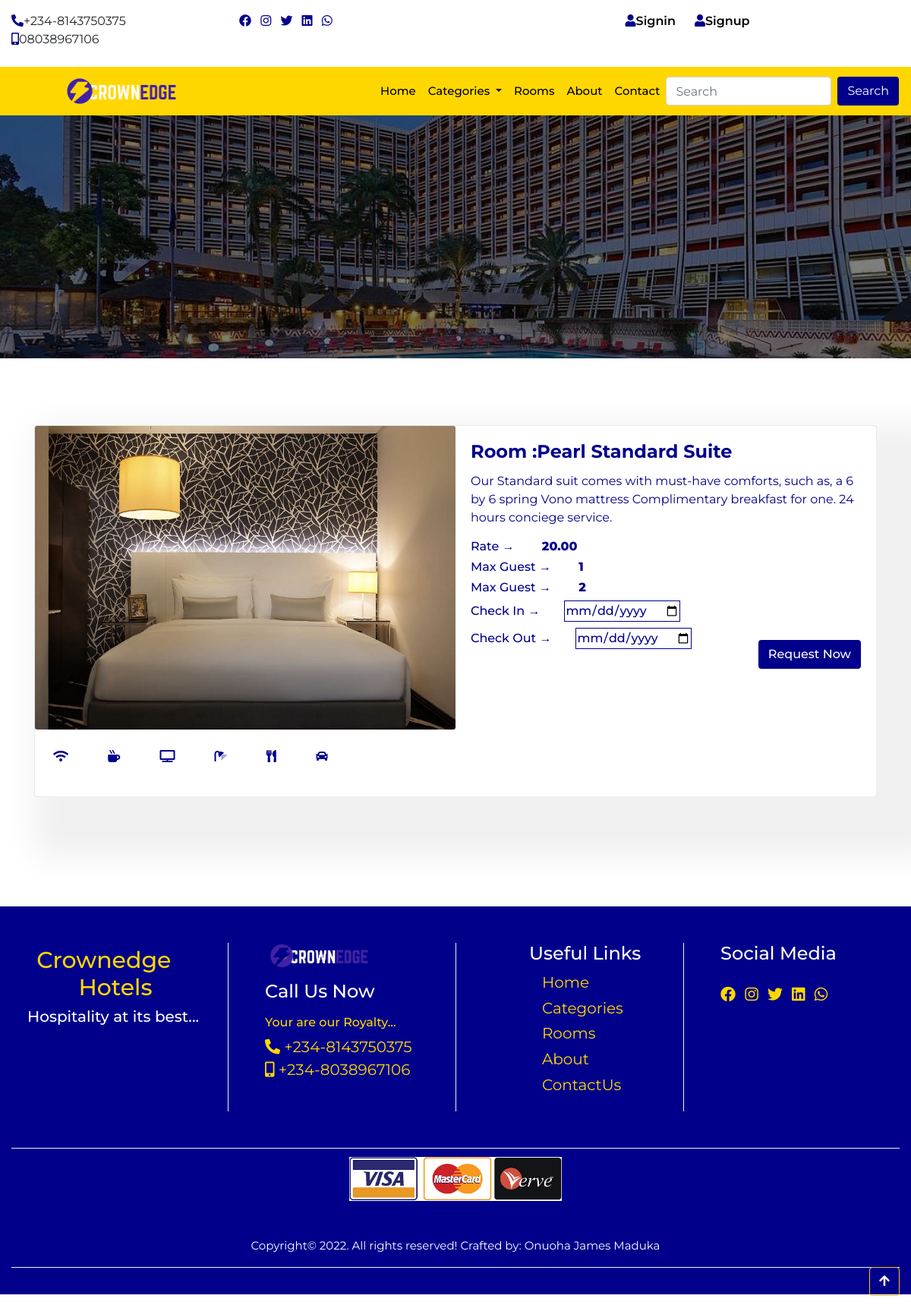
Page /details/2/pearl-standard-suite on the committed database.
### home/models.py (models this page shows, shortened)
class CompanyProfile(models.Model):
    name = models.CharField(max_length=50)
    keyword = models.CharField(max_length=150)
    description = models.CharField(max_length=150)
    logo = models.ImageField(upload_to='logo', blank=True, null=True)
    favicon = models.ImageField(upload_to='logo', blank=True, null=True, default='/favicon-96x96.png')
    carousel = models.ImageField(upload_to='carousel', blank=True, null=True)
    carousel2 = models.ImageField(upload_to='carousel', blank=True, null=True)
    carousel3 = models.ImageField(upload_to='carousel', blank=True, null=True)
    carousel4 = models.ImageField(upload_to='carousel', blank=True, null=True)
    banner = models.ImageField(upload_to='banner', blank=True, null=True)
    mobile = models.CharField(max_length=20)
    mobile2 = models.CharField(max_length=20)
    address = models.CharField(max_length=100)
    email = models.EmailField()
    website = models.URLField()
    about = models.TextField()
    about2 = models.TextField()
    copyright_year = models.CharField(max_length=4)
    class Meta:
        db_table = 'companyprofile'
        managed = True
        verbose_name = 'CompanyProfile'
        verbose_name_plural = 'CompanyProfile'

### room/models.py (models this page shows, shortened)
class Room(models.Model):
    category = models.ForeignKey(Category,on_delete= models.CASCADE)
    tag = models.CharField(max_length=50)
    room_no = models.IntegerField()
    slug = models.SlugField(unique=True)
    room_img = models.ImageField(upload_to='room', blank=True, null=True)
    description = models.TextField()
    rate = models.IntegerField()
    amenity = models.CharField(max_length=100)
    standard_suite = models.BooleanField(default=False)
    luxury_suite = models.BooleanField(default=False)
    deluxe_suite = models.BooleanField(default=False)
    royal_suite = models.BooleanField(default=False)
    min_guest = models.IntegerField()
    max_guest = models.IntegerField()
    available = models.BooleanField(default=True)
    created_at = models.DateTimeField(auto_now_add=True)
    updated_at = models.DateTimeField(auto_now=True)
    class Meta:
        db_table = 'room'
        managed = True
        verbose_name = 'Room'
        verbose_name_plural = 'Room'

### home/views.py (the view)
# urls.py: path('details/<str:id>/<slug:slug>', views.details, name='details'),
def details(request, id, slug):
    detail = Room.objects.get(pk = id)
    context = {
        'detail':detail,
    }
    return render(request, 'details.html', context)

### home/context_processor.py (called while the page is built)
def dropdown(request):
    categories = Category.objects.all()
    context = {
        'categories':categories
    }
    return context

def company(request):
    cprofile = CompanyProfile.objects.get(pk=1)
    context = {
        'cprofile':cprofile
    }
    return context

def cartcount(request):
    count = Booking.objects.filter(user__username = request.user.username, paid=False)
    itemcount = 0
    for item in count:
        itemcount += item.no_days
    context = {
        'itemcount': itemcount,
    }
    return context

### home/templatetags/sample_tags.py (called while the page is built)
@register.simple_tag
def intralink(main, link):
    return reverse(main) + '#' + link

### home/templates/details.html (shortened to what this page needs)
{% extends "base.html" %}
{% load humanize %}
{% block header %} {% include 'header.html' %} {% endblock header %}
{% block banner %} {% include 'banner.html' %} {% endblock banner %}
{% block content %}
<div class="container mt-4 mb-5">
    <div class="row pt-5 pb-5">
        <div class="col-12 col-sm-12 col-md-12 col-lg-12 h-100 mt-3">
            <div class="card mb-3 w-100 h-100">
                <div class="row no-gutters detail-box">
                    <div class="col-md-6 detimg">
                        <img src="{{detail.room_img.url}}" class="card-img w-100">
                    </div>
                    <div class="col-md-6">
                        <div class="card-body detail">
                            <h4 class="card-title">Room :{{detail.tag|title}}</h4>
                            <p class="card-text">{{detail.description}}</p>
                            <h6>Rate &RightArrow; <span> {{detail.rate|floatformat:2|intcomma}}</span></h6>
                            <h6>Max Guest &RightArrow; <span> {{detail.min_guest}}</span></h6>
                            <h6>Max Guest &RightArrow; <span> {{detail.max_guest}}</span></h6>
                            <form method="POST" action="{% url 'booking' %}">
                                <label for="">Check In      &RightArrow;<input type="date" name="checkin" required></label>
                                <label for="">Check Out &RightArrow;<input type="date" name="checkout" required></label>
                                <button type="submit" class="btn ml-5 mt-3 float-right detail-btn">Request Now</button>
                            </form>
                        </div>
                    </div>
                    <div class="features">
                      <ul class="list-inline">
                          <li class="list-inline-item m-4"><i class="fas fa-wifi"></i></li>
                          <li class="list-inline-item m-4"><i class="fas fa-mug-hot"></i></li>
                          <li class="list-inline-item m-4"><i class="fas fa-tv"></i></li>
                          <li class="list-inline-item m-4"><i class="fas fa-shower"></i></li>
                          <li class="list-inline-item m-4"><i class="fas fa-utensils"></i></li>
                          <li class="list-inline-item m-4"><i class="fas fa-car"></i></li>
                      </ul>
                    </div>
                </div>
            </div>
        </div>
    </div>
  </div>
{% endblock content %}
{% block footer %} {% include 'footer.html' %} {% endblock footer %}

### home/templates/header.html (shortened to what this page needs)
{% load sample_tags %}
<div class="container-fluid">
    <div class="row">
      <div class="col-12 col-sm-6 col-md-2 col-lg-3 mt-3 mb-2 hide">
        <ul class="list-inline">
          <li class="list-inline-item"><a href=""><i class="fas fa-phone-alt"></i></a><span>+234-8143750375</span></li>
          <li class="list-inline-item"><a href=""><i class="fas fa-mobile-alt"></i></a><span>08038967106</span></li>
        </ul>
      </div>
      <div class="col-12 col-sm-6 col-md-2 col-lg-3 mt-3 mb-2 hide">
        <ul class="list-inline">
          <li class="list-inline-item"><a href=""><i class="fab fa-facebook"></i></a></li>
          <li class="list-inline-item"><a href=""><i class="fab fa-instagram"></i></a></li>
          <li class="list-inline-item"><a href=""><i class="fab fa-twitter"></i></a></li>
          <li class="list-inline-item"><a href=""><i class="fab fa-linkedin"></i></a></li>
          <li class="list-inline-item"><a href=""><i class="fab fa-whatsapp"></i></a></li>
        </ul>
      </div>
      <div class="col-12 col-sm-12 col-md-8 col-lg-6 mt-3 mb-2 auth">
       <ul class="">
        {% if user.is_authenticated %}
          <li class=""><a href="{% url 'profile' %}" class="welcome">welcome,
            <span>
            {% if user.first_name %}
              {{request.user.first_name}}
            {% else %}
            {{request.user.user_name}}
          {% endif %}
          </span></i></a></li>
          <li class=""><a href="" class="welimg"><img src=""></a></li>
          <li class=""><a href="{% url 'profile' %}" class="user-btn"><span>profile</span></a></li>
          <li class=""><a href="{% url 'signout' %}" class="user-btn"><span>signout</span></a></li>
          <li class="">
            <a href="{% url 'booked' %}" class="user-btn">
              {% if itemcount > 0 %}
                <span class="badge badge-pill badge-info">
                  <i class="fas fa-bed"></i>
                  <span class="badge badge-pill badge-warning">{{itemcount}}</span>
                </span>
              {% else %}
                  <i class="fas fa-bed"></i></a></li>
              {% endif %}
            </a>
          </li>
        {% else %}
          <li class=""><a href="{% url 'signin' %}" class="user-btn"><i class="fas fa-user"></i><span>signin</span></a></li>
          <li class=""><a href="{% url 'signup' %}" class="user-btn"><i class="fas fa-user"></i><span>signup</span></a></li>
        {% endif %}
         </ul>
      </div>
    </div>
  </div>
      <nav class="navbar navbar-expand-lg navbar-light sticky-top">
        <a class="navbar-brand" href="{% url 'home' %}"><img src="{{cprofile.logo.url}}" alt=""></a>
        <div class="collapse navbar-collapse" id="navbarSupportedContent">
          <ul class="navbar-nav ml-auto">
            <li class="nav-item active">
              <a class="nav-link" href="{% url 'home' %}">home <span class="sr-only">(current)</span></a>
            </li>
            <li class="nav-item dropdown">
              <a class="nav-link dropdown-toggle" href="/index2.html" id="navbarDropdown" role="button" data-toggle="dropdown" aria-haspopup="true" aria-expanded="false">
                categories
              </a>
            </li>
            <li class="nav-item">
              <a class="nav-link" href="{% url 'rooms' %}">rooms</a>
            </li>
            <li class="nav-item">
              <a class="nav-link" href="{% intralink 'home' 'aboutus' %}">about</a>
            </li>
            <li class="nav-item">
              <a class="nav-link" href="{% intralink 'home' 'contact' %}">contact</a>
            </li>
          </ul>
          <form class="form-inline my-2 my-lg-0" action="{% url 'search' %}" method="POST">
            <input class="form-control mr-sm-2" name="search" type="search" placeholder="Search" aria-label="Search">
            <button class="btn form-btn" type="submit">Search</button>
          </form>
        </div>
      </nav>

### home/templates/footer.html
{% load sample_tags %}
<div class="footer">
    <div class="container-fluid footer2">
      <div class="row">
        <div class="col-12 col-sm-6 col-md-4 col-lg-3 foota-box">
          <h1>Crownedge <span style="margin-left: 15%;">Hotels</span></h1>
          <h4>Hospitality at its best...</h4>
        </div>
        <div class="col-12 col-sm-6 col-md-4 col-lg-3 foota-box2">
          <img src="{{cprofile.logo.url}}" alt="">
          <h4 class="mt-3 mb-3">Call Us Now</h4>
          <h6>Your are our Royalty...</h6>
          <ul class="list-unstyled">
            <li><a href=""><i class="fas fa-phone-alt"></i></a><span> +234-8143750375</span></li>
            <li><a href=""><i class="fas fa-mobile-alt"></i></a><span> +234-8038967106</span></li>
          </ul>
        </div>
        <div class="col-12 col-sm-6 col-md-4 col-lg-3 foota-box3">
          <h4>Useful Links</h4>
          <ul class="list-unstyled">
            <li><a href="{% url 'home' %}">Home</a></li>
            <li><a href="{% url 'categories'  %}">Categories</a></li>
            <li><a href="{% url 'rooms' %}">Rooms</a></li>
            <li><a href="{% intralink 'home' 'aboutus' %}">About</a></li>
            <li><a href="{% intralink 'home' 'contact' %}">ContactUs</a></li>
          </ul>
        </div>
        <div class="col-12 col-sm-6 col-md-12 col-lg-3 foota-box4">
          <h4 class="mb-4">Social Media</h4>
          <ul class="list-inline">
            <li class="list-inline-item"><a href=""><i class="fab fa-facebook"></i></a></li>
            <li class="list-inline-item"><a href=""><i class="fab fa-instagram"></i></a></li>
            <li class="list-inline-item"><a href=""><i class="fab fa-twitter"></i></a></li>
            <li class="list-inline-item"><a href=""><i class="fab fa-linkedin"></i></a></li>
            <li class="list-inline-item"><a href=""><i class="fab fa-whatsapp"></i></a></li>
          </ul>
        </div>
      </div>
      <div class="footer3">
        <a href="{% url 'rooms' %}"><img src="/media/logo/master_visa_logo.png" style="width: 280px;" alt="credit card logo"></a>
        <p class="mt-5"> Copyright&copy; 2022. All rights reserved! Crafted by: Onuoha James Maduka</p>
        <a href="{% url 'home' %}" class="btn btn-outline-warning float-right mb-3 text-white"><i class="fa fa-arrow-up" aria-hidden="true"></i></a>
  <div class="footer3">
      </div>
    </div>
  </div>

### home/static/css/style.css (style rules this page uses)
* { margin: 0px; padding: 0px; box-sizing: border-box; }
body { font-family: 'Montserrat', sans-serif; }
html { scroll-behavior: smooth; }
.hide a { color: darkblue; }
.user-btn { color: darkblue; font-weight: 400; padding-left: 1rem; padding-right: .3rem; }
.user-btn span { color: black; font-weight: 600; text-transform: capitalize; }
.auth { display: flex; justify-content: space-around; }
.auth li { display: inline; }
h1 { color: gold; }
.navbar { background: gold; }
#navbarSupportedContent a { color: black; text-transform: capitalize; font-size: 15px; font-weight: 500; }
.navbar img { width: 50%; margin-left: 20%; }
.navbar-nav { margin-left: 50%; }
.form-btn { color:white; background: darkblue; }
.container-fluid h1 { text-align: center; margin-top: 2%; }
.detail-box { box-shadow: 40px 40px 40px 40px #f0f0f0; }
.detail { color: darkblue; }
.detimg img { height: 50vh; }
.detail h4 { font-weight: 700; }
.detail h6 { font-weight: 500; }
.detail label { font-weight: 500; }
.detail h6 span { color: darkblue; font-weight: 800; margin-left: 2rem; }
.detail form input { color: darkblue; font-weight: 500; margin-left: 2rem; border: 1px solid darkblue; outline: none; }
.detail-btn { background: darkblue; color: white; font-weight: 500; cursor: pointer; }
.features .fas { color: darkblue; }
.footer { background: darkblue; }
.footer h1 { color: gold; margin-right: 19%; }
.footer h4 { color: white; }
.footer h6 { color: gold; }
.foota-box { padding-left: 3%; }
.foota-box h1 { font-size: 30px; }
.foota-box h4 { font-size: 20px; }
.foota-box2 img { width: 60%; }
.foota-box2 .list-unstyled li a { color: gold; font-size: 20px; }
.foota-box2 .list-unstyled li span { color: gold; font-size: 20px; }
.foota-box3 li { padding-bottom: 2%; margin-left: 9%; }
.foota-box3 a { color: gold; font-size: 20px; }
.foota-box4 a { color: gold; font-size: 20px; }
.foota-box4 li { transition: transform .5sec; }
.foota-box, .foota-box2, .foota-box3, .foota-box4 { margin: 4% 0; }
.foota-box2, .foota-box3, .foota-box4 { border-left: 1px solid #f0f0f0; padding-left: 4%; }
.foota-box3 { padding-left: 8%; }
.footer3 { text-align: center; color: white; font-size: 15px; padding: 1% 0; border-top: .5px solid #f0f0f0; }

### rows in the picture
CompanyProfile: logo (picture)
Room: room_img (picture), tag "Pearl Standard Suite", description "Our Standard suit comes with must-have comforts, such as, a 6 by 6 spring Vono mattress Complimentary breakfast for one. 24 hours conciege service.", rate "20.00", min_guest "1", max_guest "2"
